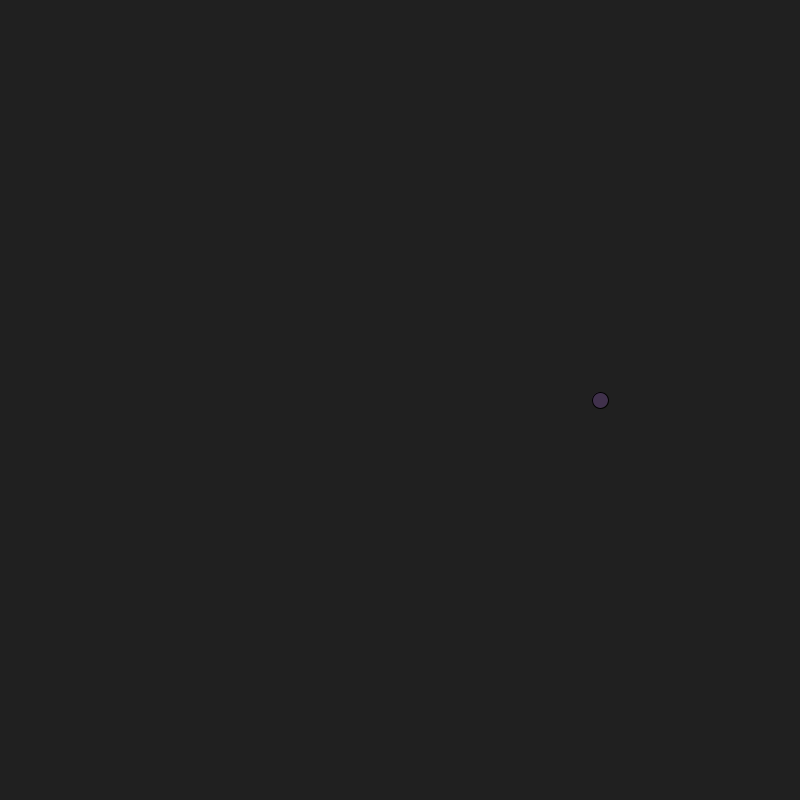
Frame 1 (no input)
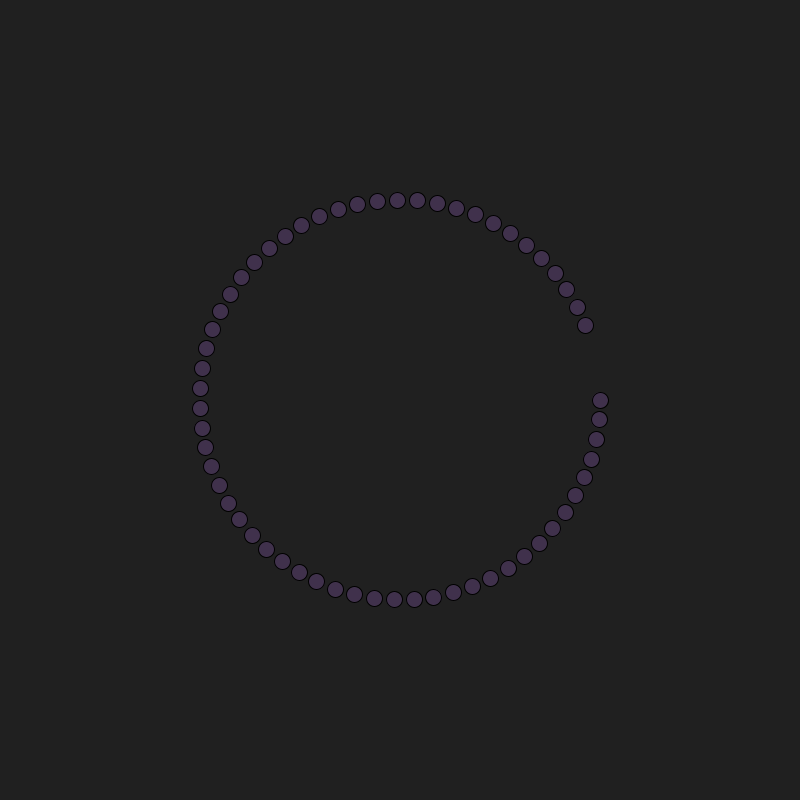
Frame 60 (the mouse pressed at the canvas centre just before this capture)
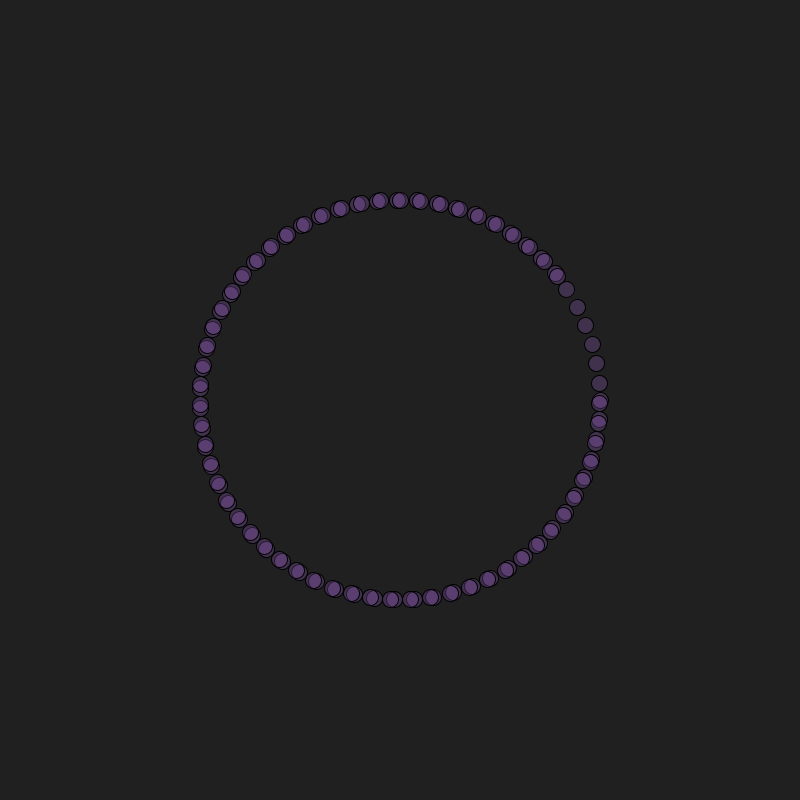
Frame 120 (the mouse held since frame 60 and released just before this capture)

The Processing sketch that drew these frames (run headless with seeded random() and noise(); from frame 60 on, the mouse is pressed at the canvas centre):

// Processing sketch: processing_183191
// ── processing_183191.pde

float r = 200;
float theta = 0;

void setup()
{
  size(800, 800);
  background(#202020);
  smooth();
  //offset 0,0 to be in the center of the screen
 

}

void draw()
{
    translate(width/2, height/2);
    float x = r* cos(theta);
    float y = r * sin (theta);
    //stroke(0);
    fill(#B471ED, 55);
    ellipse(x, y,16,16);
    theta += 0.1;
}
